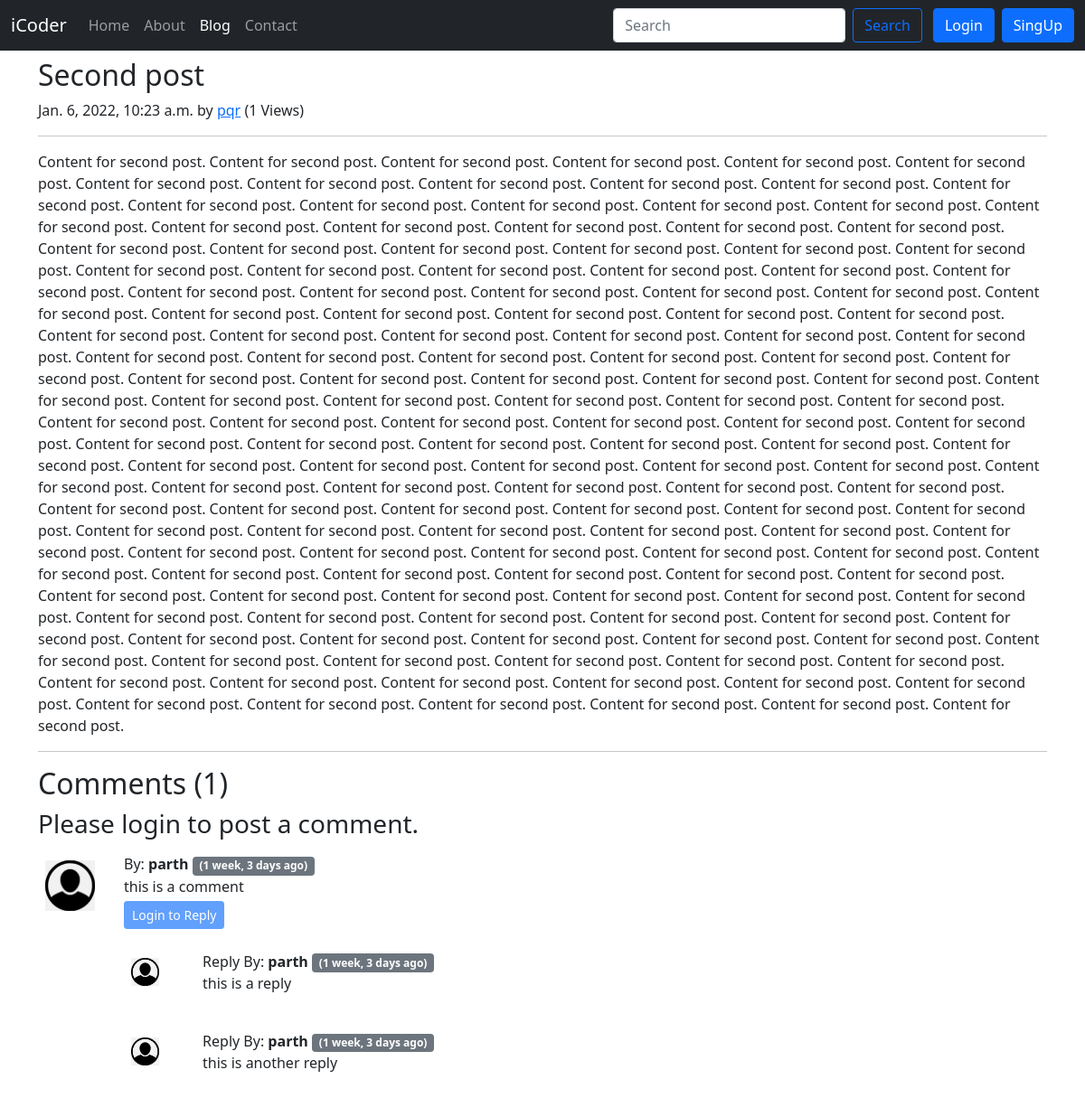
/blog/second-post/, run on the app's committed database.
### blog/models.py (models this page shows, shortened)
class Post(models.Model):
    sno = models.AutoField(primary_key=True)
    title = models.CharField(max_length=255)
    content = models.TextField()
    author = models.CharField(max_length=50)
    slug = models.CharField(max_length=500)
    views = models.IntegerField(default=0)
    timeStamp = models.DateTimeField(blank=True)

class BlogComment(models.Model):
    sno = models.AutoField(primary_key=True)
    comment = models.TextField()
    user = models.ForeignKey(User, on_delete=models.CASCADE)
    post = models.ForeignKey(Post, on_delete=models.CASCADE)
    parent = models.ForeignKey('self', on_delete=models.CASCADE, null=True)
    timestamp = models.DateTimeField(default=now)
    def __str__(self):
        return self.comment[0:15] + "... " + "by: " + self.user.username

### blog/views.py (the view)
# urls.py: path('<str:slug>/', views.blogPost, name="blogPost"),
def blogPost(request, slug):
    post = Post.objects.filter(slug=slug).first()
    post.views = post.views + 1
    post.save()
    comments = BlogComment.objects.filter(post=post, parent=None)
    replies = BlogComment.objects.filter(post=post).exclude(parent=None)
    replyDict = {}
    for reply in replies:
        if reply.parent.sno not in replyDict.keys():
            replyDict[reply.parent.sno] = [reply]
        else:
            replyDict[reply.parent.sno].append(reply)
    print(replyDict)
    context = {'post':post, "comments":comments, "user":request.user,               'replyDict':replyDict}
    return render(request, 'blog/blogPost.html', context)

### blog/templatetags/extras.py (called while the page is built)
@register.filter(name='get_val')
def get_val(dict, key):
    return dict.get(key)

### templates/blog/blogPost.html (shortened to what this page needs)
{% extends 'base.html' %}
{% block blogactive %} active {% endblock blogactive %}
{% block body %}
{% load humanize %}
{% load extras %}
<div class="container">
    <article class="blog-post">
        <h2 class="blog-post-title mt-2">{{post.title}}</h2>
        <p class="blog-post-meta">{{post.timeStamp}} by <a href="/about">{{post.author}}</a> (<span>{{post.views}} Views</span>)</p>
        <hr>
        <p>{{post.content|safe}}</p>
        <hr>
</div>
<div class="container">
    <h2>Comments ({{comments.count}})</h2>
    <div class="my-2">
        {% if user.is_authenticated %}
            <form action="/blog/postComment" method="post">
                {% csrf_token %}
                <div class="form-group">
                    <label for="exampleInputEmail1">Post Comment </label>
                    <input type="text" class="form-control" name="comment" placeholder="Enter comment here">
                </div>
                <input type="hidden" name="postSno" value="{{post.sno}}">
                <input type="hidden" name="parentSno" value="">
                <button type="submit" class="btn btn-primary mt-2">Submit</button>
            </form>
        {% else %}
            <h3>Please login to post a comment.</h3>
        {% endif %}
    </div>
    {% for comment in comments %}
        <div class="row">
            <div class="col-md-1 my-2">
                <img src="/static/img/user.png" alt="user" class="w-100 p-2">
            </div>
            <div class="col-md-11 my-2">
                By: <b> {{comment.user.username}} </b> <span class="badge bg-secondary"> ({{comment.timestamp|naturaltime}}) </span>
                <div>
                    {{comment.comment}}
                </div>
                <div class="reply mx-0">
                    {% if user.is_authenticated %}
                        <button class="btn btn-sm btn-primary mb-2 mt-1" type="button" data-bs-toggle="collapse" data-bs-target="#replyBox{{comment.sno}}" aria-expanded="false" aria-controls="replyBox{{comment.sno}}">
                            Reply
                        </button>
                        <div class="collapse" id="replyBox{{comment.sno}}">
                            <div class="card card-body">
                                <form action="/blog/postComment" method="post">
                                    {% csrf_token %}
                                    <div class="form-group">
                                        <label for="comment">Post a reply </label>
                                        <input type="text" class="form-control" name="comment" placeholder="Enter your reply here">
                                        <input type="hidden" name="parentSno" value="{{comment.sno}}">
                                    </div>
                                    <input type="hidden" name="postSno" value="{{post.sno}}">
                                    <button type="submit" class="btn btn-primary mt-2">Submit</button>
                                </form>
                            </div>
                        </div>
                    {% else %}
                    <button class="btn btn-sm btn-primary mb-2 mt-1" type="button" data-bs-toggle="collapse" data-bs-target="#replyBox{{comment.sno}}" aria-expanded="false" aria-controls="replyBox{{comment.sno}}" disabled>
                        Login to Reply
                    </button>
                    {% endif %}
                    <div class="replies">
                        {% for reply in replyDict|get_val:comment.sno %}
                            <div class="row">
                                <div class="col-md-1 mt-3">
                                    <img src="/static/img/user.png" alt="user" class="w-75 p-2">
                                </div>
                                <div class="col-md-11 mt-3">
                                    Reply By: <b> {{reply.user.username}} </b> <span class="badge bg-secondary"> ({{comment.timestamp|naturaltime}}) </span>
                                    <div>
                                        {{reply.comment}}
                                    </div>
                                    <br>
                                </div>
                            </div>
                        {% endfor %}
                    </div>
                </div>
            </div>
        </div>
    {% endfor %}
</div>
{% endblock body %}

### data on the page
Post: title "Second post", timeStamp "Jan. 6, 2022, 10:23 a.m.", author "pqr", views "1", content "Content for second post. Content for second post. Content for second post. Content for second post. Content for second post. Content for second post. Content for second post. Content for second post. Content for second post. Content for second post. Content for second post. Content for second post. Content for second post. Content for second post. Content for second post. Content for second post. Content for second post. Content for second post. Content for second post. Content for second post. Content for second post. Content for second post. Content for second post. Content for second post. Content for second post. Content for second post. Content for second post. Content for second post.…"
BlogComment: user.username "parth", timestamp "1 week, 3 days ago", comment "this is a comment"
BlogComment: user.username "parth", comment "this is a reply"
BlogComment: user.username "parth", comment "this is another reply"

### other printed values
{{ comments.count }} "1"
